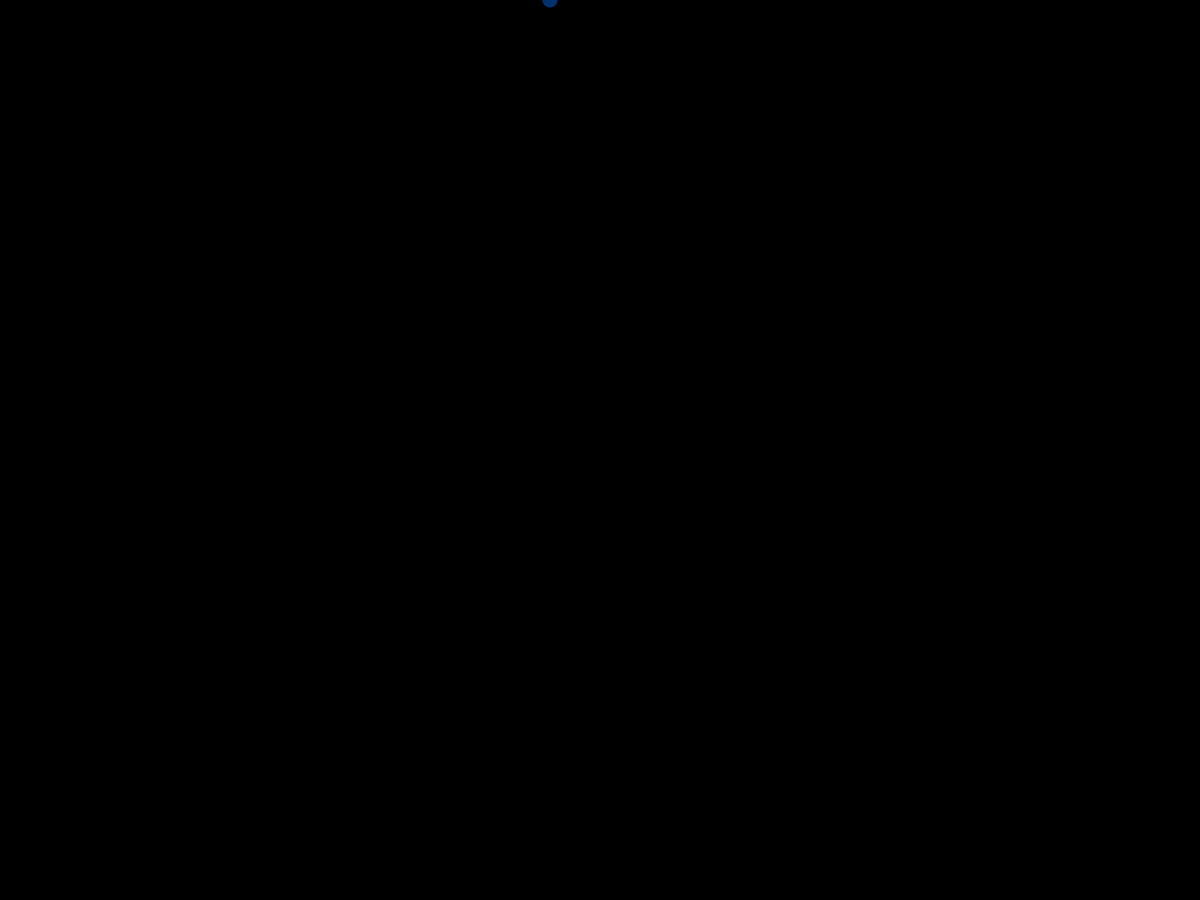
Frame 1 (no input)
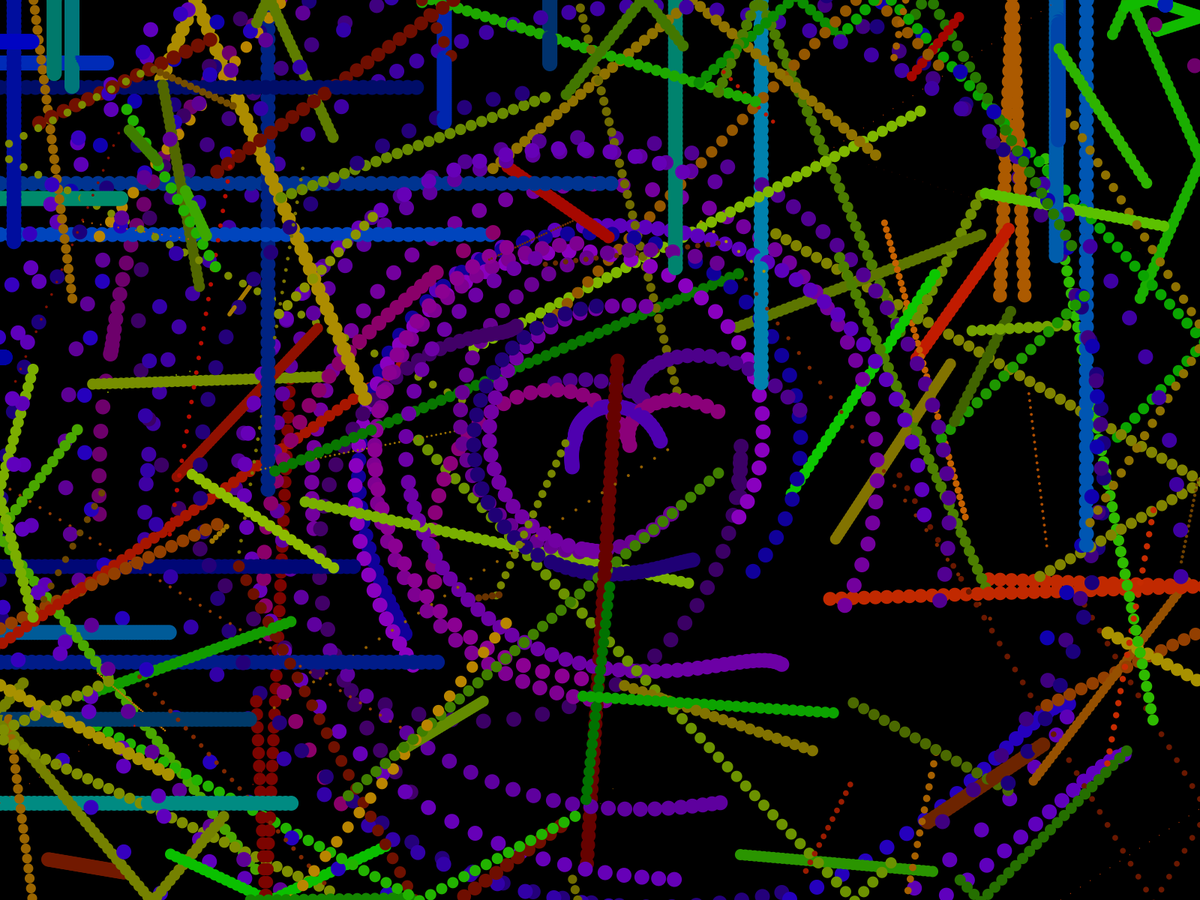
Frame 60 (the mouse pressed at the canvas centre just before this capture)
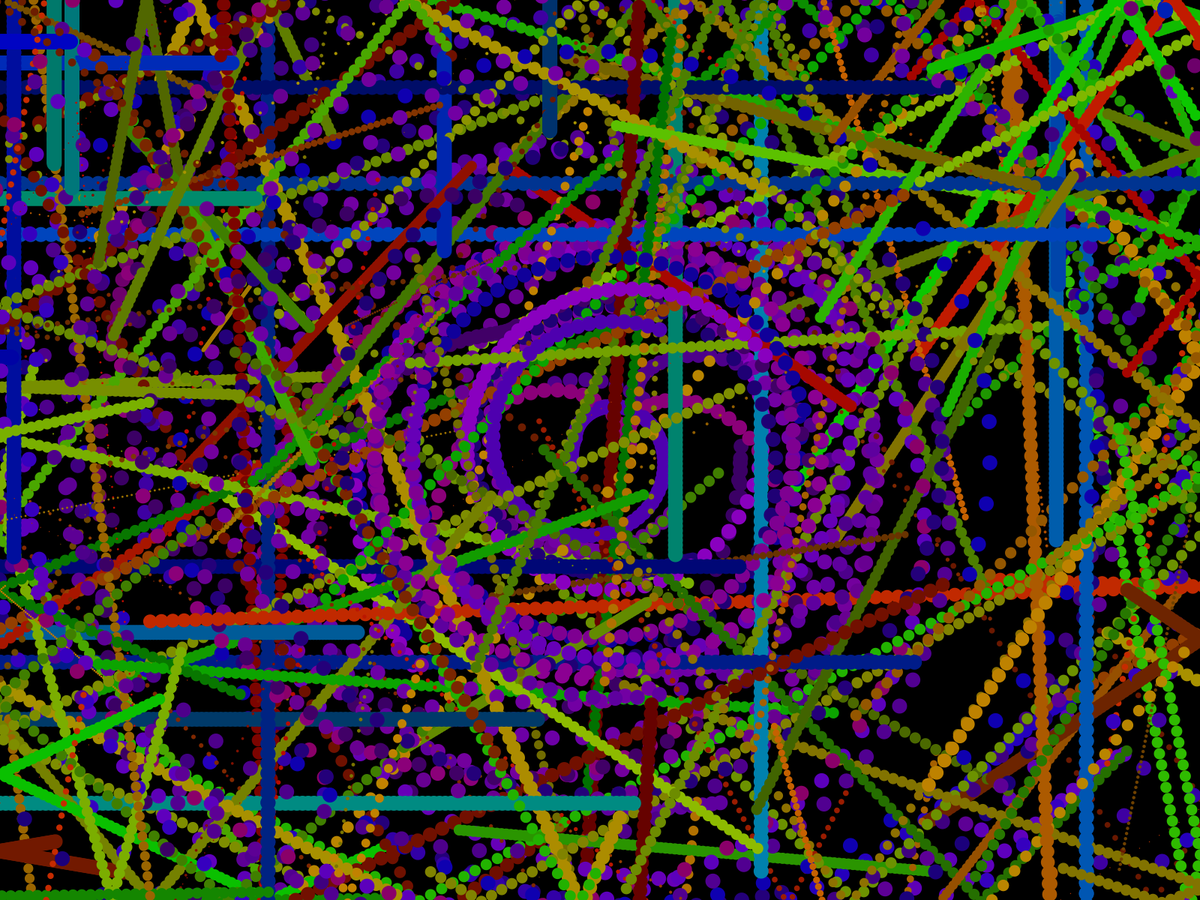
Frame 120 (the mouse held since frame 60 and released just before this capture)

The Processing sketch that drew these frames (run headless with seeded random() and noise(); from frame 60 on, the mouse is pressed at the canvas centre):

// Processing sketch: Coding_Challenge
// ── Coding_Challenge.pde
int colourScheme;

ArrayList<BounceMover> bM = new ArrayList<BounceMover>();
ArrayList<StraightMover> stM = new ArrayList<StraightMover>();
ArrayList<randomMover> rM = new ArrayList<randomMover>();
ArrayList<SpiralMover> spM = new ArrayList<SpiralMover>();

boolean collision;

float d;

float rot = 0;
float rotSpeed = 0.003;

void setup()
{
  fullScreen();

  noStroke();

  background(0);
}

void draw()
{
  //background(0);
  //fill(0, 25);
  //rect(0, 0, width, height);

  if (bM.size() < 50)
  {
    bM.add(new BounceMover(random(width), random(height), random(-15, 15), random(-15, 15), 15, 0, 2));
  }

  if (stM.size() < 25)
  {
    stM.add(new StraightMover(random(width), 0, 0, random(-15, 15), 20, 0, 0));
  }

  if (stM.size() < 25)
  {
    stM.add(new StraightMover(0, random(height), random(-15, 15), 0, 20, 0, 0));
  }

  if (spM.size() < 32)
  {
    pushMatrix();

    translate(width/2, height/2);
    rotate(rot);
    rot += rotSpeed;

    spM.add(new SpiralMover(random(-width/2, width/2), random(height/2), 0, random(20), 20, 0, 5));

    popMatrix();
  }

  if (rM.size() < 70)
  {
    rM.add(new randomMover(random(width), random(height), random(-20, 20), random(-20, 20), random(20), (int) random(2), 3));
  }

  for (int i = 0; i < bM.size() - 1; i++)
  {
    bM.get(i).update();
  }

  for (int i = 0; i < stM.size() - 1; i++)
  {
    stM.get(i).update();
    //stM.get(i).move();
  }

  for (int i = 0; i < spM.size() - 1; i++)
  {
    pushMatrix();

    translate(width/2, height/2);
    rotate(rot);
    rot += rotSpeed;

    //spM.get(i).display();
    //spM.get(i).checkBoundaries();
    spM.get(i).update();
    //spM.get(i).spiralMove();

    popMatrix();
  }

  for (int i = 0; i < rM.size() - 1; i++)
  {
    rM.get(i).update();
  }
}
// ── BounceMover.pde
class BounceMover extends Mover
{
  BounceMover(float _x, float _y, float _velX, float _velY, float _size, int _reflectType, int _colourScheme)
  {
    super(_x, _y, _velX, _velY, _size, _reflectType, _colourScheme);
  }
}
// ── Mover.pde
class Mover
{
  float x;
  float y;

  float velX;
  float velY;

  float size;

  float r;
  float g;
  float b;

  int reflectType;

  Mover(float _x, float _y, float _velX, float _velY, float _size, int _reflectType, int _colourScheme)
  {
    x = _x;
    y = _y;

    velX = _velX;
    velY = _velY;

    size = _size; 

    reflectType = _reflectType;

    colourScheme = _colourScheme;

    if (colourScheme == 0)
    {
      r = 0;
      g = random(0, 150);
      b = random(100, 200);
    }

    if (colourScheme == 1)
    {
      r = 0;
      b = random(0, 150);
      g = random(100, 200);
    }

    if (colourScheme == 2)
    {
      b = 0;
      r = random(0, 150);
      g = random(100, 200);
    }

    if (colourScheme == 3)
    {
      b = 0;
      g = random(0, 150);
      r = random(100, 200);
    }

    if (colourScheme == 4)
    {
      g = 0;
      b = random(0, 150);
      r = random(100, 200);
    }

    if (colourScheme == 5)
    {
      g = 0;
      r = random(0, 150);
      b = random(100, 200);
    }
  }

  void display()
  {
    fill(r, g, b);
    //fill(random(256), random(256), random(256));
    ellipse(x, y, size, size);
  }

  void move()
  {
    x += velX;
    y -= velY;
  }

  void checkBoundaries()
  {
    if (reflectType == 0)
    {
      if (x > width || x < 0)
      {
        velX *= -1;
      }

      if (y > height || y < 0)
      {
        velY *= -1;
      }
    }

    if (reflectType == 1)
    {
      if (x > width)
      {
        x = 0;
      }

      if (y < 0)
      {
        y = height;
      }

      if (y > height)
      {
        y = 0;
      }

      if (y < 0)
      {
        y = height;
      }
    }
  }

  void update()
  {
    display();
    move();
    checkBoundaries();
  }
}
// ── RandomMover.pde
class randomMover extends Mover
{
  randomMover(float _x, float _y, float _velX, float _velY, float _size, int _reflectType, int _colourScheme)
  {
    super(_x, _y, _velX, _velY, _size, _reflectType, _colourScheme);
  }
}
// ── SpiralMover.pde
class SpiralMover extends Mover
{
  SpiralMover(float _x, float _y, float _velX, float _velY, float _size, int _reflectType, int _colourScheme)
  {
    super(_x, _y, _velX, _velY, _size, _reflectType, _colourScheme);
  }
  
  void spiralMove()
  {
   pushMatrix();
   
   float rot = 0;
   float rotSpeed = 300;
   
    translate(width/2, height/2);
    
    rotate(rot);
    rot -= rotSpeed;
   
   //super.update();
   
   y += velY;
   
   popMatrix();
  }
}
// ── StraightMover.pde
class StraightMover extends Mover
{
  StraightMover(float _x, float _y, float _velX, float _velY, float _size, int _reflectType, int _colourScheme)
  {
    super(_x, _y, _velX, _velY, _size, _reflectType, _colourScheme);
  }
}
